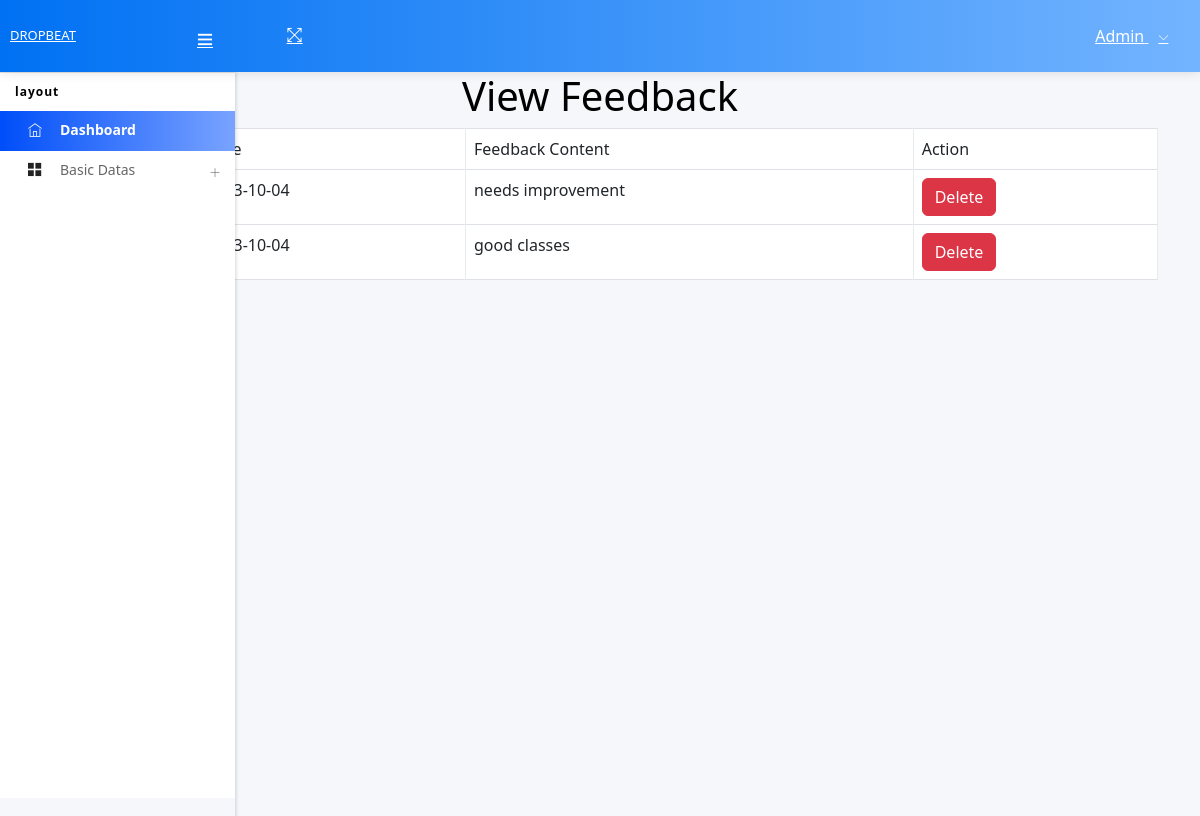
The page /Project/Admin/viewFeedback.php on the database its author committed.
### tables this page shows
CREATE TABLE `tbl_feedback` (
  `feedback_id` int(11) NOT NULL auto_increment,
  `feedback_date` varchar(100) NOT NULL,
  `feedback_content` varchar(100) NOT NULL,
  `student_id` int(11) NOT NULL,
  `trainer_id` int(11) NOT NULL,
  PRIMARY KEY  (`feedback_id`)
);

### Project/Admin/viewFeedback.php (the view, shortened to what this page needs)
<?php
include("Head.php");
?>
<!DOCTYPE html PUBLIC "-//W3C//DTD XHTML 1.0 Transitional//EN" "http://www.w3.org/TR/xhtml1/DTD/xhtml1-transitional.dtd">
<html xmlns="http://www.w3.org/1999/xhtml">
<head>
<link href="https://cdn.jsdelivr.net/npm/bootstrap@5.5.0/dist/css/bootstrap.min.css" rel="stylesheet">
</head>
<body style="background-color:lightslategray;color: black;">
<body>
<div class="container">
<center><h1>View Feedback</h1></center>
        <form id="form1" name="form1" method="post" action="">
            <table class="table table-bordered" align="center" cellpadding="10">
                <tr>
                    <th>Sl.No</th>
                    <td>Date</td>
                    <td>Feedback Content</td>
                    <td>Action</td>
                </tr>
                <?php
                $i = 0;
                $selQry = "select * from tbl_feedback";
                $data = mysql_query($selQry);
                while ($row = mysql_fetch_array($data)) {
                    $i++;
                ?>
                <tr>
                    <td><?php echo $i; ?></td>
                    <td><?php echo $row["feedback_date"]; ?></td>
                    <td><?php echo $row["feedback_content"]; ?></td>
                    <td>
                        <a href="viewFeedback.php?cid=<?php echo $row["feedback_id"]; ?>" class="btn btn-danger">Delete</a>
                    </td>
                </tr>
                <?php
                }
                ?>
            </table>
        </form>
    </div></body>
</html>

### rows shown on the page
tbl_feedback: feedback_date "2023-10-04", feedback_content "needs improvement"
tbl_feedback: feedback_date "2023-10-04", feedback_content "good classes"
